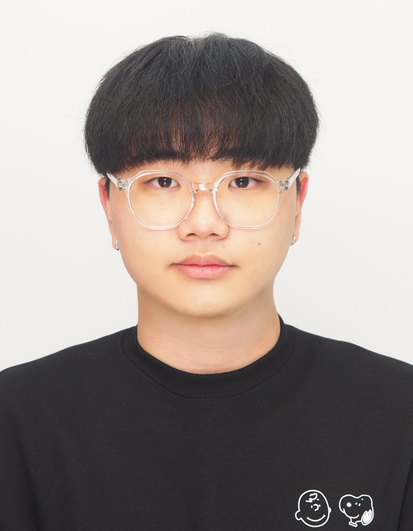
#> input picture 12week/me3.jpg, 413 x 531 px
$ python ex2.py
#> lines starting #> are read from the running program, lines starting #| are printed output that depends on the picture; after the words box and inside, x2 and y2 are one past the last pixel; in counts of white or black regions, pixels touching at a corner belong together
import numpy as np
import cv2

face_cascade=cv2.CascadeClassifier(cv2.data.haarcascades + 'haarcascade_frontalface_default.xml')

ff=np.fromfile(r'me3.jpg',np.uint8)
img = cv2.imdecode(ff,cv2.IMREAD_UNCHANGED)
#> img is the input picture: shape (531, 413, 3); mean B, G, R 142.3, 146.4, 155.1
img = cv2.resize(img, dsize=(0,0),fx=1.0,fy=1.0,interpolation=cv2.INTER_LINEAR)

gray = cv2.cvtColor(img,cv2.COLOR_BGR2GRAY)
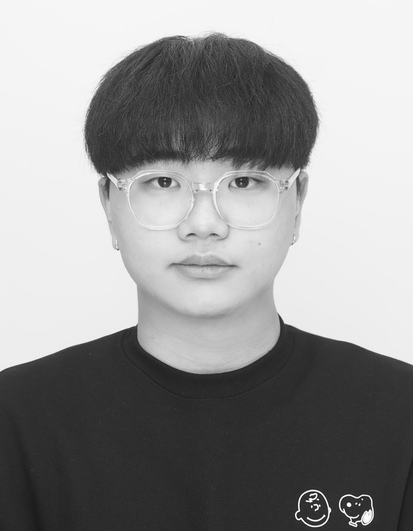
#> gray: shape (531, 413); min 20, max 255, mean 148.5
cv2.imshow('gray find',gray)

faces = face_cascade.detectMultiScale(gray, 1.2,5)
#> faces = [[107, 111, 198, 198]]
for(x,y,w,h) in faces:
    cv2.rectangle(img,(x,y),(x+w,y+h),(255,0,0),2)
    face_img = img[y:y+h, x:x+w]
    face_img = cv2.resize(face_img, dsize=(0,0),fx=0.1,fy=0.1)
    face_img = cv2.resize(face_img,(w,h),interpolation=cv2.INTER_AREA)
    img[y:y+h, x:x+w] = face_img
#> this loop made 1 pass
#> pass 1, `face_img = img[y:y+h, x:x+w]`:
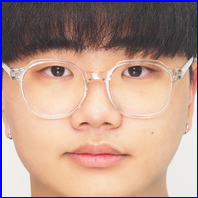
#> face_img: shape (198, 198, 3); mean B, G, R 142, 152.3, 183.5
#> pass 1, `face_img = cv2.resize(face_img, dsize=(0,0),fx=0.1,fy=0.1)`:
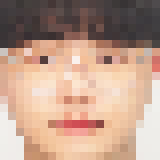
#> face_img: shape (20, 20, 3) (shown 8 times larger); mean B, G, R 138.8, 156.9, 188.8
#> pass 1, `face_img = cv2.resize(face_img,(w,h),interpolation=cv2.INTER_AREA)`:
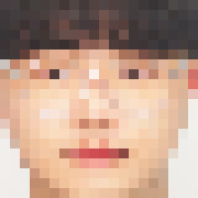
#> face_img: shape (198, 198, 3); mean B, G, R 138.8, 156.9, 188.8
#> after the loop:
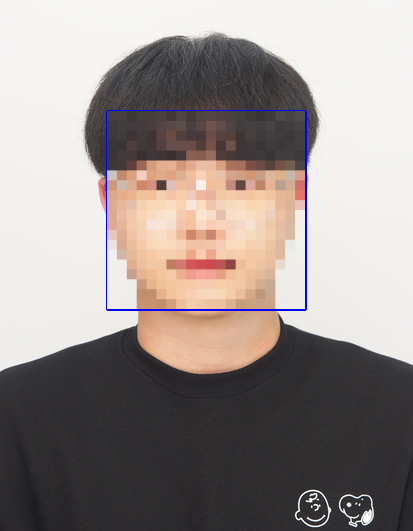
#> img: shape (531, 413, 3); 17.92% of pixels changed, all inside (x1, y1, x2, y2) = (106, 110, 307, 311)

cv2.imshow('face find',img)
cv2.imwrite('img1.jpg',img)
cv2.waitKey(0)
cv2.destroyAllWindows()
